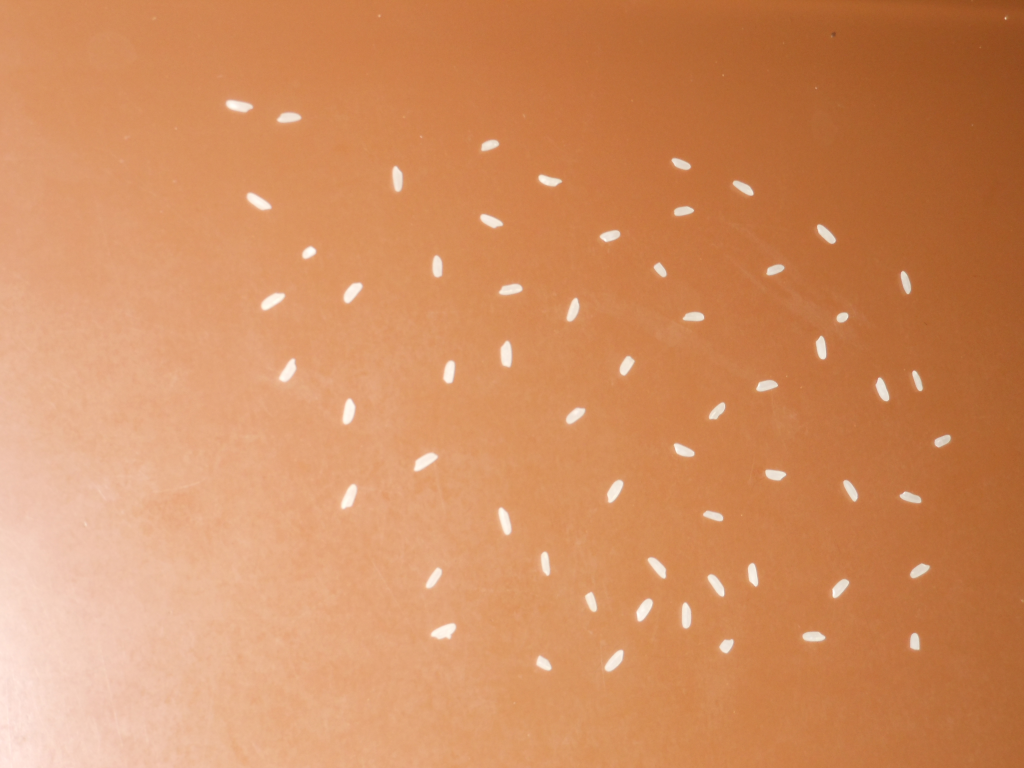
#> input picture Trab4/60.bmp, 1024 x 768 px
$ python main.py   (older library calls are emulated)
#> lines starting #> are read from the running program, lines starting #| are printed output that depends on the picture; after the words box and inside, x2 and y2 are one past the last pixel; in counts of white or black regions, pixels touching at a corner belong together
import numpy as np
import cv2

imgs = ['60.bmp', '82.bmp', '114.bmp', '150.bmp' ,'205.bmp']

for img in imgs:
    imgName = img
    img = cv2.imread(img)
#> img is the input picture: shape (768, 1024, 3); mean B, G, R 95.8, 141.9, 209.8
    img = cv2.cvtColor(img, cv2.COLOR_BGR2GRAY)
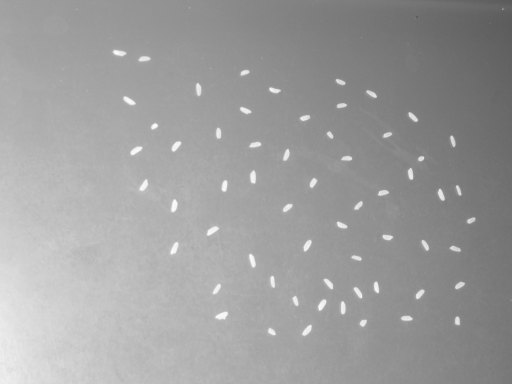
#> img: shape (768, 1024) (shown at 1/2 size); min 85, max 253, mean 156.9
    img = img.astype (np.float32) / 255

    borrada = cv2.blur(img, [51, 51]) # o tamanho deste blur foi selecionado de forma que a imagem tenha + que 25 pixels
    img = img - borrada               # (supondo que se tirar uma foto de 1 ou vários arrozes com menos de 26 pixels não faria sentido)
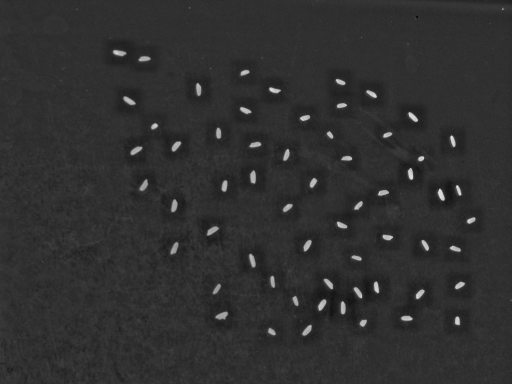
#> img: shape (768, 1024) float32 (shown at 1/2 size); min -0.103, max 0.443, mean -1.76e-06; drawn with min black and max white

    img = cv2.normalize(img, None, 255, 0, cv2.NORM_MINMAX, cv2.CV_8U)
    ret, thresh = cv2.threshold(img, 0, 255, cv2.THRESH_BINARY | cv2.THRESH_OTSU)
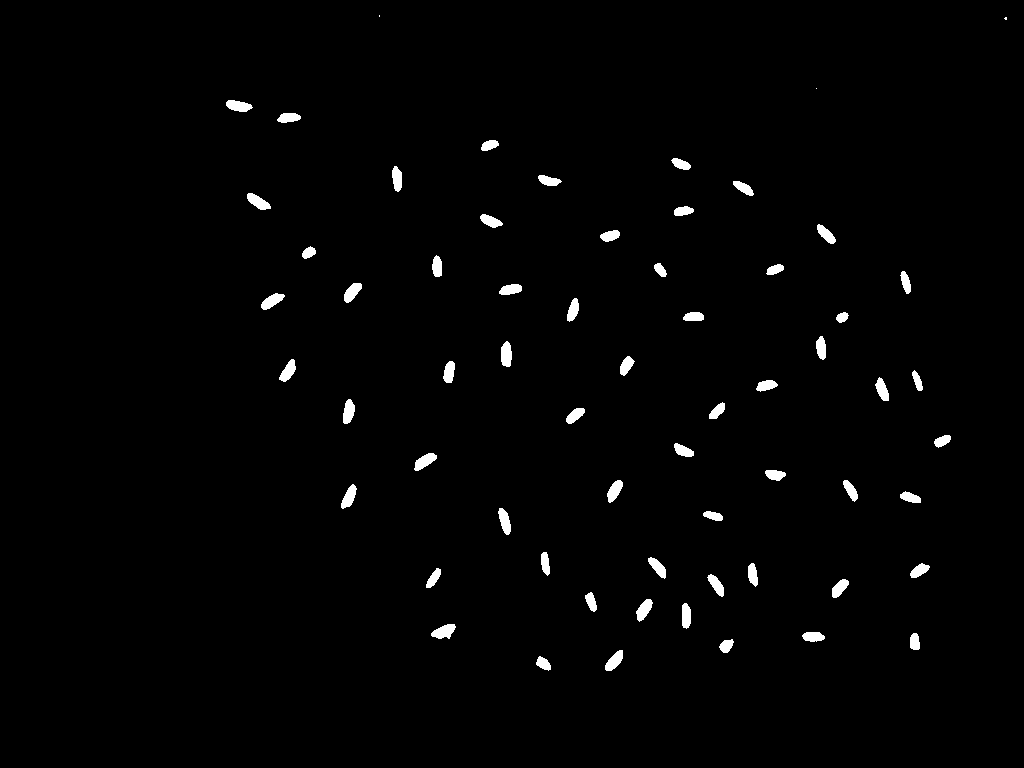
#> thresh: shape (768, 1024); 1.4% white; 63 white regions (3 under 20 px), largest, box (x1, y1, x2, y2) and area: (431, 624, 456, 639) 244, (501, 341, 512, 367) 234, (414, 453, 437, 471) 231
#> ret = 109

    kernel = np.ones((3, 3), np.uint8) # kernel size mínimo para retirar pixeis unitários de ruído

    thresh = cv2.erode(thresh, kernel)
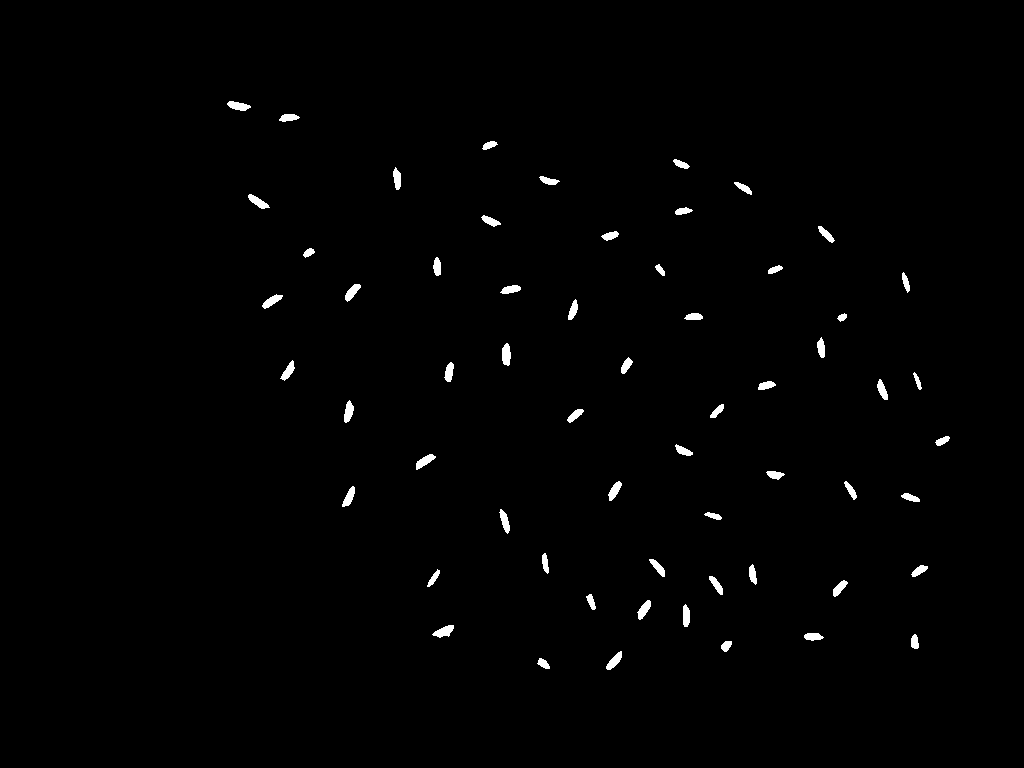
#> thresh: shape (768, 1024); 0.88% white; 60 white regions, largest, box (x1, y1, x2, y2) and area: (502, 343, 511, 366) 164, (432, 625, 454, 638) 164, (227, 101, 251, 111) 153
    thresh = cv2.dilate(thresh, kernel)
#> thresh: shape (768, 1024); 1.4% white; 60 white regions, largest, box (x1, y1, x2, y2) and area: (431, 624, 455, 639) 240, (501, 342, 512, 367) 232, (247, 193, 271, 210) 229

    totalRicePixels = 0

    for x in range(len(thresh)):
        for y in range(len(thresh[0])):
            if thresh[x][y] == 255:
                totalRicePixels += 1
#> after the loop, totalRicePixels = 10729

    n_objects = 0
    mask = thresh.copy()
    mask = mask.astype (np.float32) / 255
    label = 0.1
    for i in range(len(mask)):
        for j in range(len(mask[0])):
            if mask[i, j] == 1:
                n_objects += 1
                cv2.floodFill(mask, None, (j, i), newVal=label)
                label += 0.1
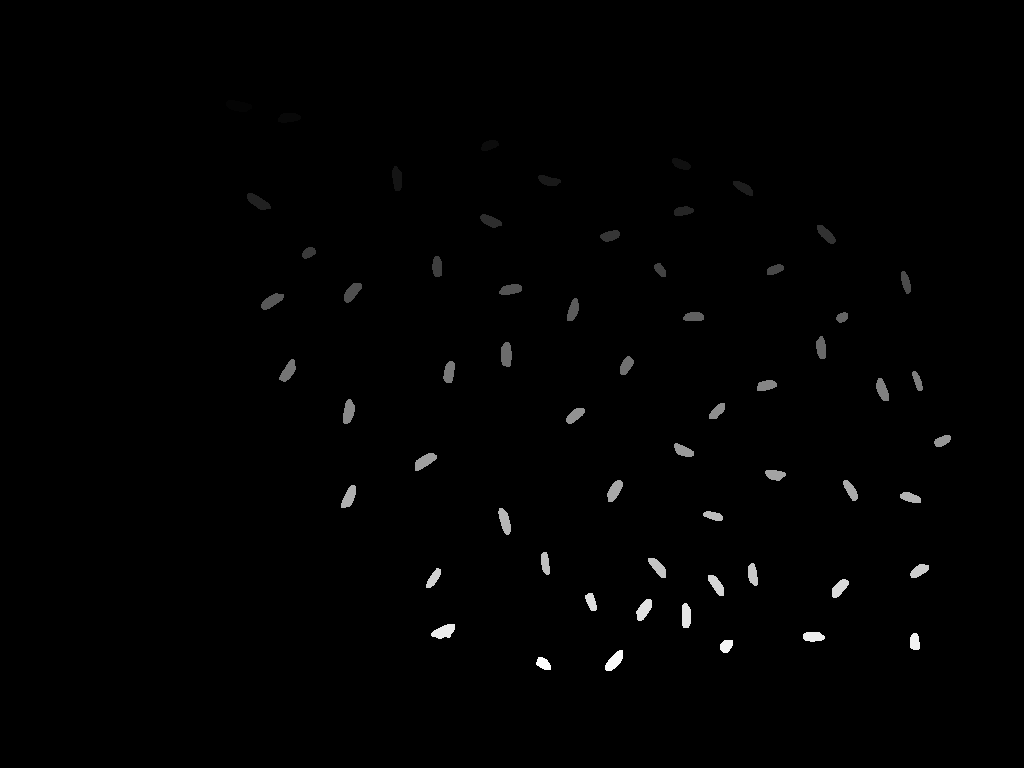
#> mask: shape (768, 1024) float32; min 0, max 6.1, mean 0.0431; drawn with min black and max white
#> after the loop, label = 6.2; n_objects = 61

    pixel_counts, pixel_counts = np.unique(mask, return_counts=True)
#> pixel_counts = 61 values, max 775703 at index 0, min 97 at index 23, mean 12892.3

    blob = pixel_counts[1 : len(pixel_counts)]
#> blob = 60 values, max 240 at index 54, min 97 at index 22, mean 178.8

    #----- aplicando remoção de outliers

    media = np.mean(blob)
#> media = 178.8
    desvio_padrao = np.std(blob)
#> desvio_padrao = 33

    limite_inferior = media - 2 * desvio_padrao
#> limite_inferior = 112.8
    limite_superior = media + 0.1 * desvio_padrao
#> limite_superior = 182.1

    valores_filtrados = blob[(blob >= limite_inferior) & (blob < limite_superior)]
#> valores_filtrados = 32 values, max 180 at index 0, min 113 at index 9, mean 156.1
    soma_filtrados = np.sum(valores_filtrados)
#> soma_filtrados = 4994

    mediaDePixelsPorBlob = soma_filtrados // len(valores_filtrados)
#> mediaDePixelsPorBlob = 156

    riceTotal = 0
    for i in range(len(blob)):
        riceTotal += round(blob[i] / mediaDePixelsPorBlob)
#> this loop made 60 passes
#> riceTotal on passes 1 to 8: 1, 2, 3, 4, 5, 6, 7, 8
#> after the loop, riceTotal = 61

    print(riceTotal)
#| 61
#> pass 2 of the loop `for img in imgs:`:
#> imgName = '82.bmp'
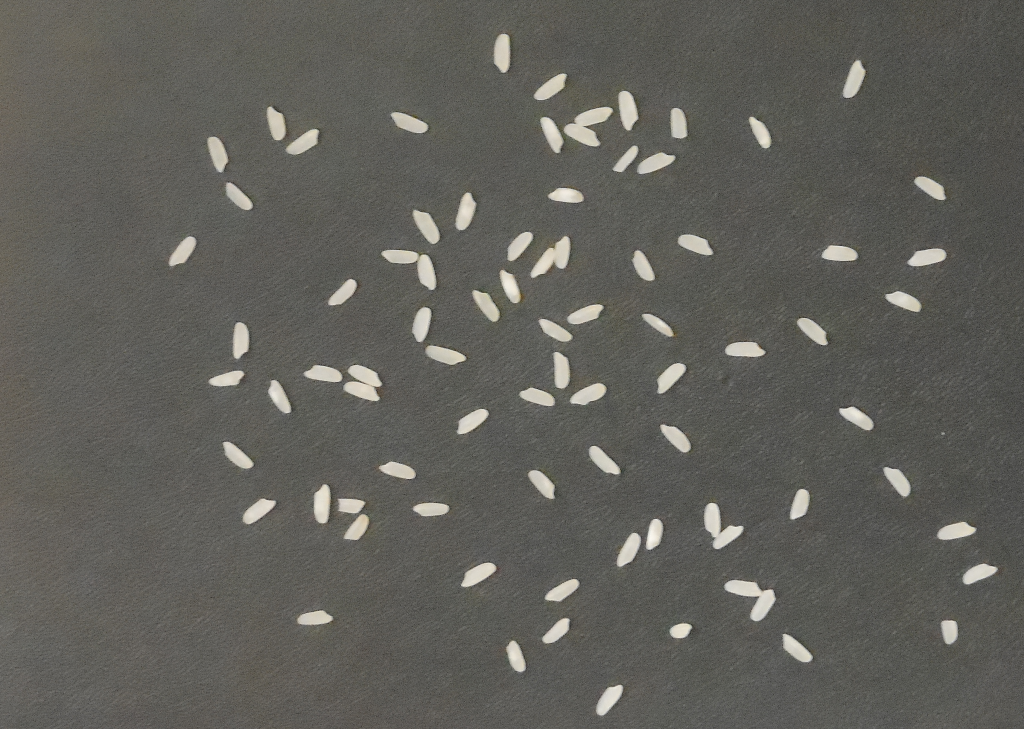
#> input picture Trab4/82.bmp, 1024 x 729 px
#> img is the input picture: shape (729, 1024, 3); mean B, G, R 90.4, 95.9, 96.8
#> borrada: shape (729, 1024) float32
#> `ret, thresh = cv2.threshold(img, 0, 255, cv2.THRESH_BINARY | cv2.THRES..`:
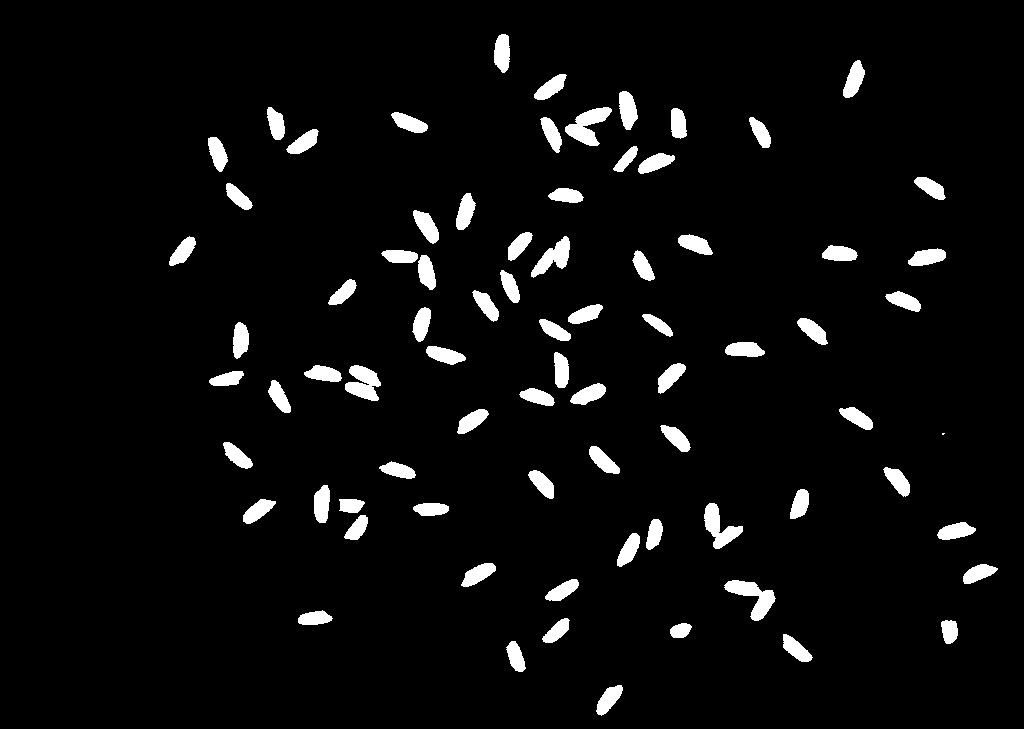
#> thresh: shape (729, 1024); 4.6% white; 78 white regions (1 under 20 px), largest, box (x1, y1, x2, y2) and area: (724, 580, 776, 621) 902, (565, 107, 612, 146) 898, (345, 365, 381, 401) 821
#> ret = 151
#> after the loop `for x in range(len(thresh)):`: totalRicePixels = 34324
#> after the loop `for i in range(len(mask)):`:
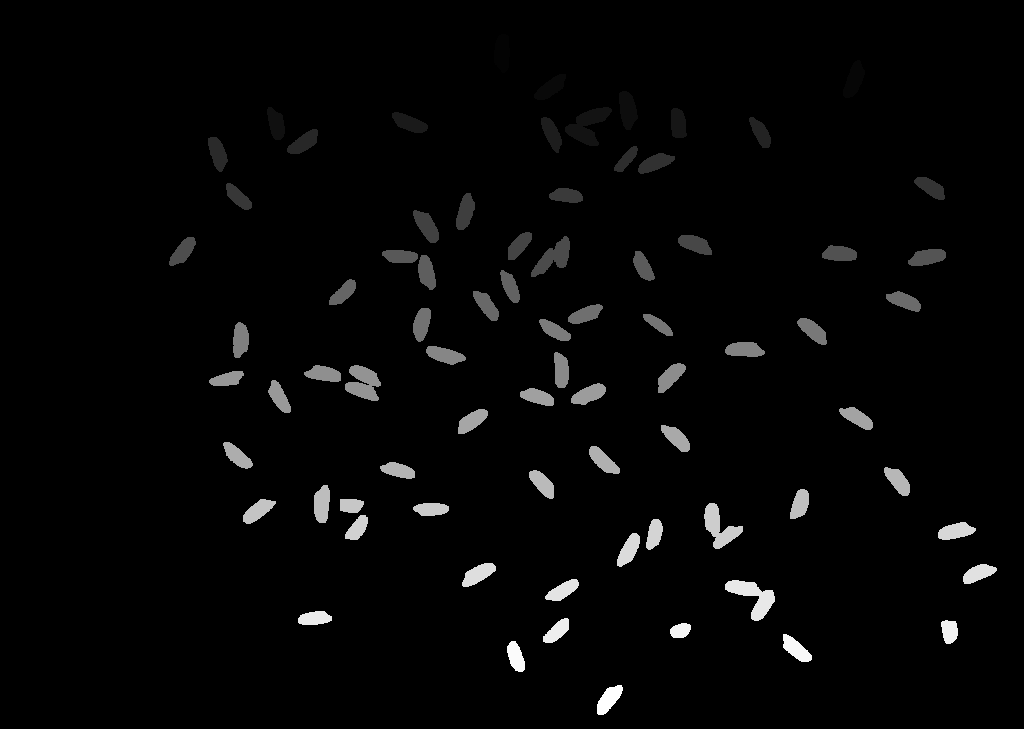
#> mask: shape (729, 1024) float32; min 0, max 7.8, mean 0.181; drawn with min black and max white
#> after the loop `for i in range(len(mask)):`: label = 7.9; n_objects = 78
#> pixel_counts = 78 values, max 712172 at index 0, min 248 at index 74, mean 9570.5
#> blob = 77 values, max 897 at index 69, min 248 at index 73, mean 445.8
#> media = 445.8
#> desvio_padrao = 113.5
#> limite_inferior = 218.8
#> limite_superior = 457.1
#> valores_filtrados = 59 values, max 455 at index 29, min 248 at index 55, mean 405.4
#> soma_filtrados = 23917
#> mediaDePixelsPorBlob = 405
#> the loop `for i in range(len(blob)):` made 77 passes
#> after the loop `for i in range(len(blob)):`: riceTotal = 82
#| 82
#> pass 3 of the loop `for img in imgs:`:
#> imgName = '114.bmp'
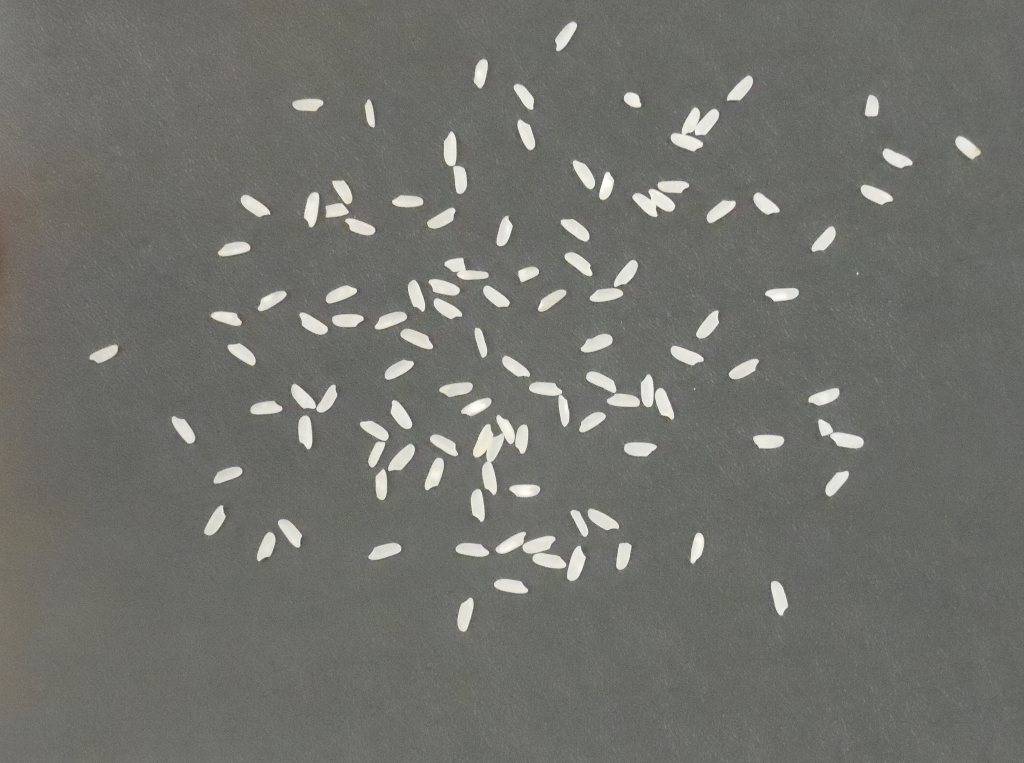
#> input picture Trab4/114.bmp, 1024 x 763 px
#> img is the input picture: shape (763, 1024, 3); mean B, G, R 107.9, 113.3, 112.6
#> borrada: shape (763, 1024) float32
#> `ret, thresh = cv2.threshold(img, 0, 255, cv2.THRESH_BINARY | cv2.THRES..`:
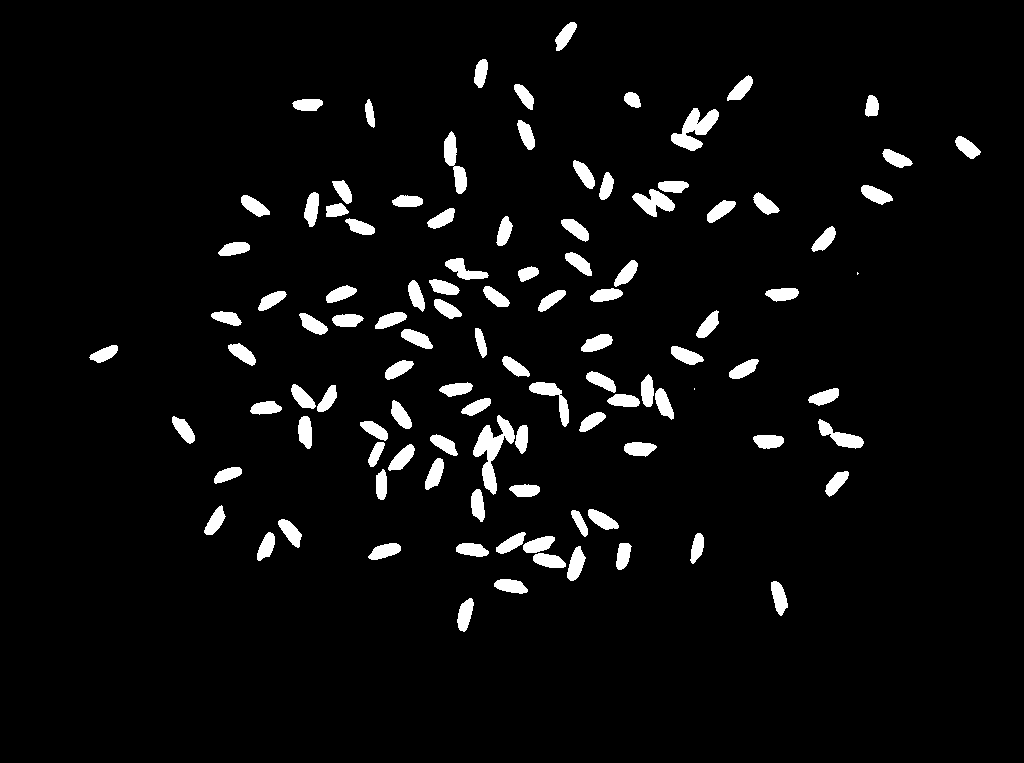
#> thresh: shape (763, 1024); 4.7% white; 106 white regions (2 under 20 px), largest, box (x1, y1, x2, y2) and area: (473, 415, 515, 495) 1244, (671, 108, 719, 151) 984, (444, 131, 467, 194) 651
#> ret = 146
#> after the loop `for x in range(len(thresh)):`: totalRicePixels = 36277
#> after the loop `for i in range(len(mask)):`:
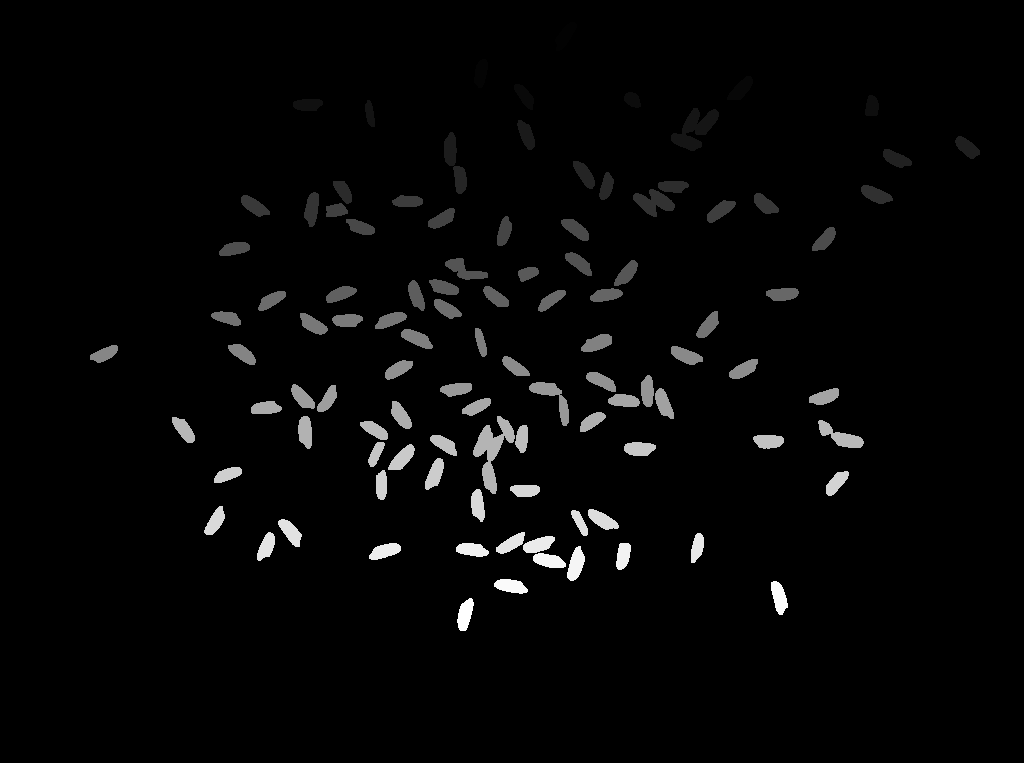
#> mask: shape (763, 1024) float32; min 0, max 10.6, mean 0.253; drawn with min black and max white
#> after the loop `for i in range(len(mask)):`: label = 10.7; n_objects = 106
#> pixel_counts = 106 values, max 745035 at index 0, min 189 at index 8, mean 7370.9
#> blob = 105 values, max 1239 at index 73, min 189 at index 7, mean 345.5
#> media = 345.5
#> desvio_padrao = 123.7
#> limite_inferior = 98.14
#> limite_superior = 357.9
#> valores_filtrados = 81 values, max 355 at index 20, min 189 at index 7, mean 311.3
#> soma_filtrados = 25212
#> mediaDePixelsPorBlob = 311
#> the loop `for i in range(len(blob)):` made 105 passes
#> after the loop `for i in range(len(blob)):`: riceTotal = 113
#| 113
#> the loop made 5 passes; the first 3 are shown
